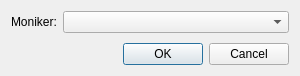
<?xml version="1.0" encoding="UTF-8"?>
<ui version="4.0">
 <class>Dialog</class>
 <widget class="QDialog" name="Dialog">
  <property name="geometry">
   <rect>
    <x>0</x>
    <y>0</y>
    <width>300</width>
    <height>76</height>
   </rect>
  </property>
  <property name="windowTitle">
   <string>New address</string>
  </property>
  <property name="sizeGripEnabled">
   <bool>false</bool>
  </property>
  <property name="modal">
   <bool>false</bool>
  </property>
  <layout class="QVBoxLayout" name="verticalLayout">
   <item>
    <layout class="QHBoxLayout" name="horizontalLayout" stretch="0,1">
     <item>
      <widget class="QLabel" name="label">
       <property name="text">
        <string>Moniker:</string>
       </property>
      </widget>
     </item>
     <item>
      <widget class="QComboBox" name="cbMoniker"/>
     </item>
    </layout>
   </item>
   <item>
    <spacer name="verticalSpacer">
     <property name="orientation">
      <enum>Qt::Vertical</enum>
     </property>
     <property name="sizeHint" stdset="0">
      <size>
       <width>20</width>
       <height>40</height>
      </size>
     </property>
    </spacer>
   </item>
   <item>
    <widget class="QDialogButtonBox" name="buttonBox">
     <property name="orientation">
      <enum>Qt::Horizontal</enum>
     </property>
     <property name="standardButtons">
      <set>QDialogButtonBox::Cancel|QDialogButtonBox::Ok</set>
     </property>
    </widget>
   </item>
  </layout>
 </widget>
 <tabstops>
  <tabstop>cbMoniker</tabstop>
  <tabstop>buttonBox</tabstop>
 </tabstops>
 <resources/>
 <connections>
  <connection>
   <sender>buttonBox</sender>
   <signal>accepted()</signal>
   <receiver>Dialog</receiver>
   <slot>accept()</slot>
   <hints>
    <hint type="sourcelabel">
     <x>248</x>
     <y>254</y>
    </hint>
    <hint type="destinationlabel">
     <x>157</x>
     <y>274</y>
    </hint>
   </hints>
  </connection>
  <connection>
   <sender>buttonBox</sender>
   <signal>rejected()</signal>
   <receiver>Dialog</receiver>
   <slot>reject()</slot>
   <hints>
    <hint type="sourcelabel">
     <x>316</x>
     <y>260</y>
    </hint>
    <hint type="destinationlabel">
     <x>286</x>
     <y>274</y>
    </hint>
   </hints>
  </connection>
 </connections>
</ui>
